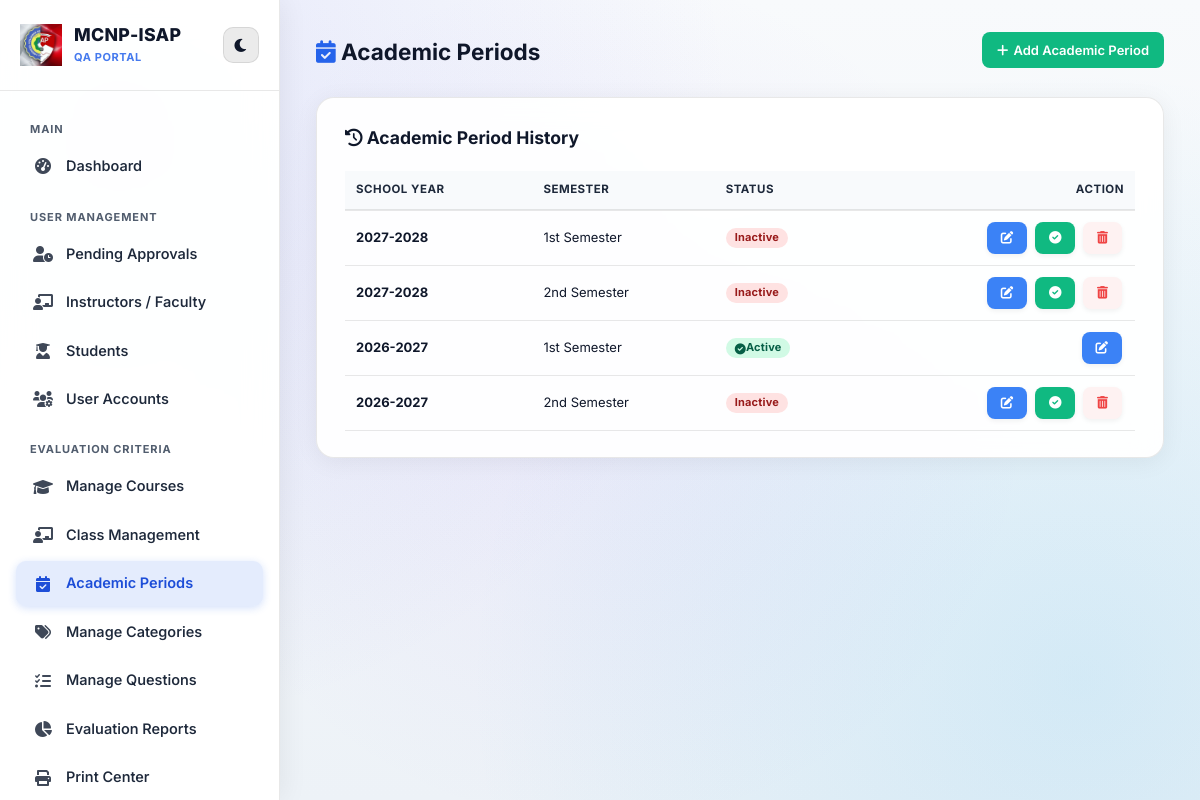
The page /manage_periods.php (signed in) on the database its author committed.
### tables this page shows
CREATE TABLE `academic_periods` (
  `id` int(11) NOT NULL AUTO_INCREMENT,
  `school_year` varchar(20) NOT NULL,
  `semester` varchar(50) NOT NULL,
  `is_active` tinyint(1) DEFAULT 0,
  `created_at` timestamp NOT NULL DEFAULT current_timestamp(),
  PRIMARY KEY (`id`)
);

### manage_periods.php (the view, shortened to what this page needs)
<!DOCTYPE html>
<html>
<head>
    <link rel="stylesheet" href="style.css?v=<?php echo filemtime('style.css'); ?>">
    <link rel="stylesheet" href="https://cdnjs.cloudflare.com/ajax/libs/font-awesome/6.0.0/css/all.min.css">
</head>
<body class="dashboard-body">
    <div class="split-container">
        <?php $active_page = 'periods'; include 'admin_sidebar.php'; ?>
        <main class="main-content">
            <div style="display:flex; justify-content:space-between; align-items:center; margin-bottom:25px; flex-wrap: wrap; gap: 10px;">
                <h2 style="color:var(--text-main); margin:0;">
                    <i class="fas fa-calendar-check" style="color:var(--accent);"></i> Academic Periods
                </h2>
                <button onclick="openAddPeriodModal()" class="btn-action" style="background:#10b981; color:white; border:none; padding:10px 15px; border-radius:8px; cursor:pointer; font-weight:600;"><i class="fas fa-plus"></i> Add Academic Period</button>
            </div>
            <div class="card">
                <div style="display:flex; justify-content:space-between; align-items:center; margin-bottom:20px;">
                    <h3 style="margin:0;"><i class="fas fa-history"></i> Academic Period History</h3>
                </div>
                <div class="table-responsive">
                <table class="table-modern">
                    <thead>
                        <tr>
                            <th>School Year</th>
                            <th>Semester</th>
                            <th>Status</th>
                            <th style="text-align:right;">Action</th>
                        </tr>
                    </thead>
                    <tbody>
                        <?php
                        $res = $conn->query("SELECT * FROM academic_periods ORDER BY school_year DESC, semester ASC");
                        if ($res && $res->num_rows > 0):
                            while($row = $res->fetch_assoc()):
                                $is_active = $row['is_active'] == 1;
                        ?>
                        <tr>
                            <td><strong><?php echo htmlspecialchars($row['school_year']); ?></strong></td>
                            <td><?php echo htmlspecialchars($row['semester']); ?></td>
                            <td>
                                <?php if($is_active): ?>
                                    <span class="category-badge" style="background:#d1fae5; color:#065f46; font-weight:700;"><i class="fas fa-check-circle"></i> Active</span>
                                <?php else: ?>
                                    <span class="category-badge" style="background:#fee2e2; color:#991b1b;">Inactive</span>
                                <?php endif; ?>
                            </td>
                            <td style="text-align:right; white-space:nowrap;">
                                <button type="button" class="btn-action" style="background:#3b82f6; color:white; border:none; cursor:pointer;" onclick="openEditPeriodModal(<?php echo htmlspecialchars(json_encode($row)); ?>)" title="Edit Period"><i class="fas fa-edit"></i></button>
                                <?php if(!$is_active): ?>
                                    <a href="manage_periods.php?set_active=<?php echo htmlspecialchars($row['id']); ?>" class="btn-action" style="background:#10b981; color:white;" title="Set as Active Period"><i class="fas fa-check-circle"></i></a>
                                    <a href="manage_periods.php?delete=<?php echo htmlspecialchars($row['id']); ?>" class="btn-action btn-delete" onclick="return confirm('Are you sure you want to delete this period? All associated classes and enrollments will also be permanently deleted.');" title="Delete Period"><i class="fas fa-trash-alt"></i></a>
                                <?php endif; ?>
                            </td>
                        </tr>
                        <?php endwhile; endif; ?>
                    </tbody>
                </table>
                </div>
            </div>
        </main>
    </div>
</body>
</html>

### rows shown on the page
academic_periods: school_year "2027-2028", semester "1st Semester", is_active "Inactive"
academic_periods: school_year "2027-2028", semester "2nd Semester", is_active "Inactive"
academic_periods: school_year "2026-2027", semester "1st Semester", is_active 1 (drawn)
academic_periods: school_year "2026-2027", semester "2nd Semester", is_active "Inactive"

### other values the page prints
$label "Dashboard Pending Approvals Instructors / Faculty Students User Accounts Manage Courses Class Management Academic Periods Manage Categories Manage Questions Evaluation Reports Print Center"
